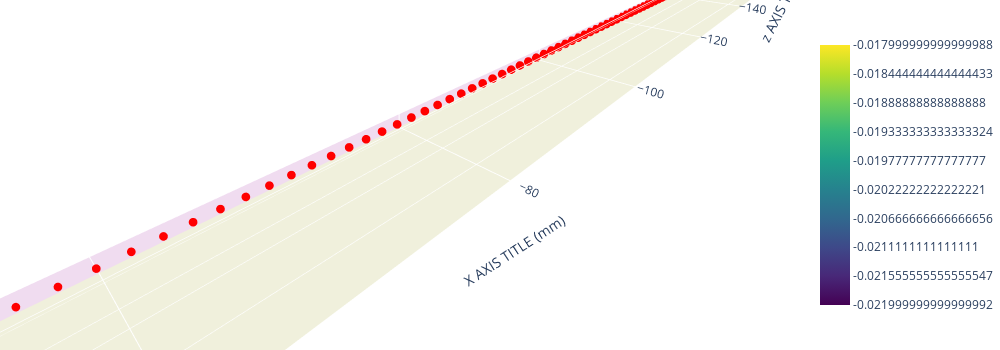

Notebook code for this chart:
### Code cell
base_fish.visualize_scatter(show_normals=2, show_point_currents=3, fig_width=1000, fig_height=350)
print(base_fish.get_N_receptors())

### Figure 1 — Plotly figure (JSON) as saved in the notebook; plotly's stock layout.template omitted (floating-point values rounded to 4 significant figures)
{"data": [{"marker": {"color": [0.01, 0.01, 0.01, 0.01, 0.01, 0.01, 0.01, 0.01, 0.01, 0.01, 0.01, 0.01, 0.01, 0.01, 0.01, 0.01, 0.01, 0.01, 0.01, 0.01, 0.01, 0.01, 0.01, 0.01, 0.01, 0.01, 0.01, 0.01, 0.01, 0.01, 0.01, 0.01, 0.01, 0.01, 0.01, 0.01, 0.01, 0.01, 0.01, 0.01, 0.01, 0.01, 0.01, 0.01, 0.01, 0.01, 0.01, 0.01, 0.01, 0.01, 0.01, 0.01, 0.01, 0.01, 0.01, 0.01, 0.01, 0.01, 0.01, 0.01, 0.01, 0.01, 0.01, 0.01, 0.01, 0.01, 0.01, 0.01, 0.01, 0.01, 0.01, 0.01, 0.01, 0.01, 0.01, 0.01, 0.01, 0.01, 0.01, 0.01, 0.01, 0.01, 0.01, 0.01, 0.01, 0.01, 0.01, 0.01, 0.01, 0.01, 0.01, 0.01, 0.01, 0.01, 0.01, 0.01, 0.01, 0.01, 0.01, 0.01, -1], "colorscale": [[0, "rgb(0,0,255)"], [1, "rgb(255,0,0)"]], "opacity": 1, "size": 3}, "mode": "markers", "showlegend": false, "type": "scatter3d", "x": [0, -1.5, -3.0, -4.5, -6.0, -7.5, -9.0, -10.5, -12.0, -13.5, -15.0, -16.5, -18.0, -19.5, -21.0, -22.5, -24.0, -25.5, -27.0, -28.5, -30, -31.5, -33, -34.5, -36, -37.5, -39.0, -40.5, -42.0, -43.5, -45, -46.5, -48, -49.5, -51, -52.5, -54.0, -55.5, -57.0, -58.5, -60, -61.5, -63, -64.5, -66, -67.5, -69, -70.5, -72, -73.5, -75, -76.5, -78, -79.5, -81, -82.5, -84, -85.5, -87, -88.5, -90, -91.5, -93, -94.5, -96, -97.5, -99, -100.5, -102, -103.5, -105, -106.5, -108, -109.5, -111, -112.5, -114, -115.5, -117, -118.5, -120, -121.5, -123, -124.5, -126, -127.5, -129, -130.5, -132, -133.5, -135, -136.5, -138, -139.5, -141, -142.5, -144, -145.5, -147, -148.5, -150], "y": [0, 0, 0, 0, 0, 0, 0, 0, 0, 0, 0, 0, 0, 0, 0, 0, 0, 0, 0, 0, 0, 0, 0, 0, 0, 0, 0, 0, 0, 0, 0, 0, 0, 0, 0, 0, 0, 0, 0, 0, 0, 0, 0, 0, 0, 0, 0, 0, 0, 0, 0, 0, 0, 0, 0, 0, 0, 0, 0, 0, 0, 0, 0, 0, 0, 0, 0, 0, 0, 0, 0, 0, 0, 0, 0, 0, 0, 0, 0, 0, 0, 0, 0, 0, 0, 0, 0, 0, 0, 0, 0, 0, 0, 0, 0, 0, 0, 0, 0, 0, 0], "z": [0, 0, 0, 0, 0, 0, 0, 0, 0, 0, 0, 0, 0, 0, 0, 0, 0, 0, 0, 0, 0, 0, 0, 0, 0, 0, 0, 0, 0, 0, 0, 0, 0, 0, 0, 0, 0, 0, 0, 0, 0, 0, 0, 0, 0, 0, 0, 0, 0, 0, 0, 0, 0, 0, 0, 0, 0, 0, 0, 0, 0, 0, 0, 0, 0, 0, 0, 0, 0, 0, 0, 0, 0, 0, 0, 0, 0, 0, 0, 0, 0, 0, 0, 0, 0, 0, 0, 0, 0, 0, 0, 0, 0, 0, 0, 0, 0, 0, 0, 0, 0]}, {"colorscale": [[0, "rgb(247,251,255)"], [0.125, "rgb(222,235,247)"], [0.25, "rgb(198,219,239)"], [0.375, "rgb(158,202,225)"], [0.5, "rgb(107,174,214)"], [0.625, "rgb(66,146,198)"], [0.75, "rgb(33,113,181)"], [0.875, "rgb(8,81,156)"], [1, "rgb(8,48,107)"]], "showlegend": false, "showscale": false, "sizemode": "absolute", "sizeref": 2, "type": "cone", "u": [0, 0, 0], "v": [1, 1, 1], "w": [0, 0, 0], "x": [-18.0, -20.0, -22.0], "y": [9, 9, 9], "z": [0, 0, 0]}, {"marker": {"cmax": 1, "cmin": 0, "color": [1, 0.5, 0], "colorbar": {"len": 0.8, "tickmode": "array", "ticktext": [-0.022, -0.02156, -0.02111, -0.02067, -0.02022, -0.01978, -0.01933, -0.01889, -0.01844, -0.018], "tickvals": [0, 0.1111, 0.2222, 0.3333, 0.4444, 0.5556, 0.6667, 0.7778, 0.8889, 1]}, "colorscale": [[0, "#440154"], [0.1111, "#482878"], [0.2222, "#3e4989"], [0.3333, "#31688e"], [0.4444, "#26828e"], [0.5556, "#1f9e89"], [0.6667, "#35b779"], [0.7778, "#6ece58"], [0.8889, "#b5de2b"], [1, "#fde725"]], "opacity": 0.8, "size": 10}, "mode": "markers", "showlegend": false, "type": "scatter3d", "x": [-18.0, -20.0, -22.0], "y": [9, 9, 9], "z": [0, 0, 0]}], "layout": {"height": 350, "margin": {"b": 0, "l": 0, "r": 0, "t": 0}, "scene": {"aspectmode": "data", "xaxis": {"backgroundcolor": "rgb(220, 220, 240)", "gridcolor": "white", "showbackground": true, "title": {"text": "X AXIS TITLE (mm)"}, "zerolinecolor": "white"}, "yaxis": {"backgroundcolor": "rgb(240, 220, 240)", "gridcolor": "white", "showbackground": true, "title": {"text": "Y AXIS TITLE (mm)"}, "zerolinecolor": "white"}, "zaxis": {"backgroundcolor": "rgb(240, 240, 220)", "gridcolor": "white", "showbackground": true, "title": {"text": "z AXIS TITLE (mm)"}, "zerolinecolor": "white"}}, "width": 1000}}
